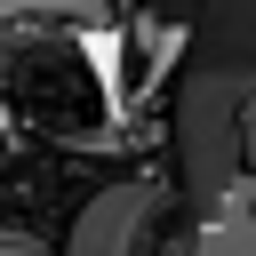
#> input picture cover.png, 256 x 256 px
$ python test_scrambler.py
#> lines starting #> are read from the running program, lines starting #| are printed output that depends on the picture
#> in resize_image_to_square, img is the input picture: PIL image 256x256 L; min 0, max 251, mean 52.9
### arnold_scrambler.py
import numpy as np

def arnold_cat_map(image, iterations=1):
    """Applies the Arnold Cat Map to a square 2D numpy array."""
    N, M = image.shape
    if N != M:
        raise ValueError("Arnold Cat Map requires a square image (NxN).")
    scrambled = np.copy(image)
    for _ in range(iterations):
        temp = np.zeros_like(scrambled)
        for x in range(N):
            for y in range(N):
                vec = np.dot(np.array([[1, 1], [1, 2]]), np.array([x, y])) % N
                new_x, new_y = vec
                temp[new_x, new_y] = scrambled[x, y]
        scrambled = temp
    return scrambled

def inverse_arnold_cat_map(image, iterations=1):
    """Reverses the Arnold Cat Map on a square 2D numpy array."""
    N, M = image.shape
    if N != M:
        raise ValueError("Inverse Arnold Cat Map requires a square image (NxN).")
    unscrambled = np.copy(image)
    inverse_matrix = np.array([[2, -1], [-1, 1]])
    for _ in range(iterations):
        temp = np.zeros_like(unscrambled)
        for x in range(N):
            for y in range(N):
                vec = np.dot(inverse_matrix, np.array([x, y])) % N
                new_x, new_y = vec
                temp[new_x, new_y] = unscrambled[x, y]
        unscrambled = temp
    return unscrambled

# [43 lines left out: functions scramble_bits, unscramble_bits, not called in this run]

# Additional functions for scrambling and unscrambling images
from PIL import Image

def scramble_image(image_path, output_path, iterations=1):
    """Scramble an image using the Arnold Cat Map and save the result."""
#> called with image_path = 'cover.png', output_path = 'scrambled_test.png', iterations = 5
    image = Image.open(image_path).convert('L')  # Convert to grayscale
    width, height = image.size
#> width = 256; height = 256
    min_dim = min(width, height)
#> min_dim = 256
    left = (width - min_dim) // 2
#> left = 0
    top = (height - min_dim) // 2
#> top = 0
    right = left + min_dim
#> right = 256
    bottom = top + min_dim
#> bottom = 256
    image = image.crop((left, top, right, bottom))
    image_array = np.array(image)
    scrambled_array = arnold_cat_map(image_array, iterations)
#> after the loop in arnold_cat_map, `for _ in range(iterations):`:
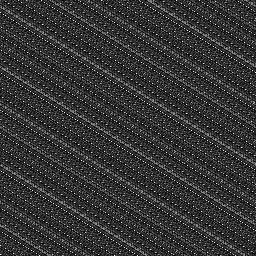
#> temp: shape (256, 256); min 0, max 251, mean 52.9
    scrambled_image = Image.fromarray(scrambled_array)
    scrambled_image.save(output_path)
    print(f"Scrambled image saved to {output_path} after {iterations} iterations.")

def unscramble_image(image_path, output_path, iterations=1):
    """Unscramble an image using the inverse Arnold Cat Map and save the result."""
#> called with image_path = 'scrambled_test.png', output_path = 'unscrambled_test.png', iterations = 5
    image = Image.open(image_path).convert('L')  # Convert to grayscale
    width, height = image.size
#> width = 256; height = 256
    min_dim = min(width, height)
#> min_dim = 256
    left = (width - min_dim) // 2
#> left = 0
    top = (height - min_dim) // 2
#> top = 0
    right = left + min_dim
#> right = 256
    bottom = top + min_dim
#> bottom = 256
    image = image.crop((left, top, right, bottom))
    image_array = np.array(image)
    unscrambled_array = inverse_arnold_cat_map(image_array, iterations)
    unscrambled_image = Image.fromarray(unscrambled_array)
    unscrambled_image.save(output_path)
    print(f"Unscrambled image saved to {output_path} after {iterations} iterations.")

### test_scrambler.py
from arnold_scrambler import scramble_image, unscramble_image
import numpy as np
from PIL import Image
import matplotlib.pyplot as plt

def resize_image_to_square(path, size=32):
    img = Image.open(path).convert('L')
    width, height = img.size
    min_edge = min(width, height)
    left = (width - min_edge) // 2
    top = (height - min_edge) // 2
    right = left + min_edge
    bottom = top + min_edge
    img = img.crop((left, top, right, bottom))  # Crop to square
    img = img.resize((size, size))
    img.save(path)

# File paths
original = "cover.png"
scrambled = "scrambled_test.png"
unscrambled = "unscrambled_test.png"

# Number of iterations
iterations = 5

resize_image_to_square(original, size=256)
# Step 1: Scramble
scramble_image(original, scrambled, iterations)

# Step 2: Unscramble
unscramble_image(scrambled, unscrambled, iterations)

# Step 3: Display results
fig, axs = plt.subplots(1, 3, figsize=(12, 4))
for ax, img_path, title in zip(axs, [original, scrambled, unscrambled], ["Original", "Scrambled", "Unscrambled"]):
    img = Image.open(img_path).convert('L')
    ax.imshow(img, cmap='gray')
    # PSNR calculation for Scrambled image
    from skimage.metrics import peak_signal_noise_ratio as psnr
    if title == "Scrambled":
        psnr_value = psnr(np.array(Image.open(original).convert('L')),
                          np.array(Image.open(scrambled).convert('L')))
        print(f"[Image] PSNR between Original and Scrambled: {psnr_value:.2f} dB")
    # PSNR calculation for Unscrambled image
    if title == "Unscrambled":
        psnr_value_unscrambled = psnr(np.array(Image.open(original).convert('L')),
                                     np.array(Image.open(unscrambled).convert('L')))
        print(f"[Image] PSNR between Original and Unscrambled: {psnr_value_unscrambled:.2f} dB")
    ax.set_title(title)
    ax.axis('off')

plt.tight_layout()
plt.show()
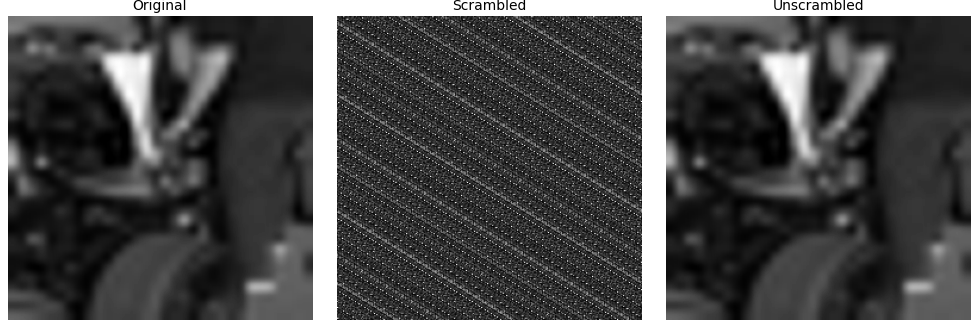
#> figure drawn by matplotlib, 3 panels

# Quantum circuit visualization of scrambled image bits
from qiskit import QuantumCircuit, transpile
import numpy as np
scrambled_img = Image.open(scrambled).convert('L')
scrambled_array = np.array(scrambled_img)
scrambled_bits = ''.join(format(pixel, '08b') for pixel in scrambled_array.flatten())
scrambled_bits = scrambled_bits[:64]  # limit to 64 bits for visualization

# Create quantum circuit with Pauli-X gates for '1' bits
#> (the run stopped early here; a loop or call above may not have finished)
